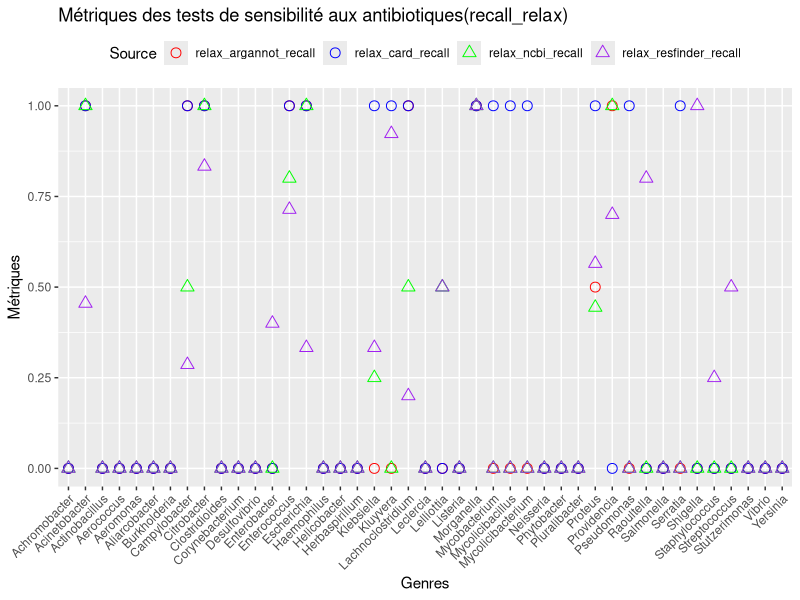
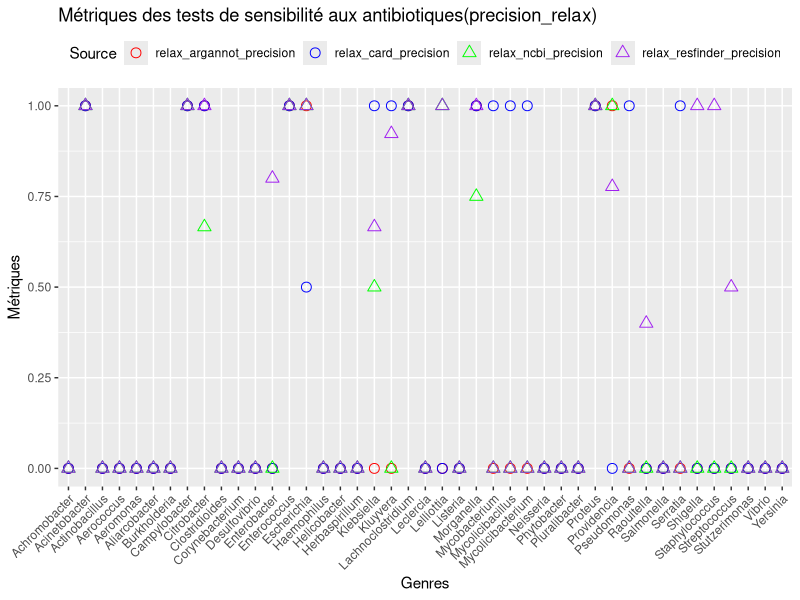
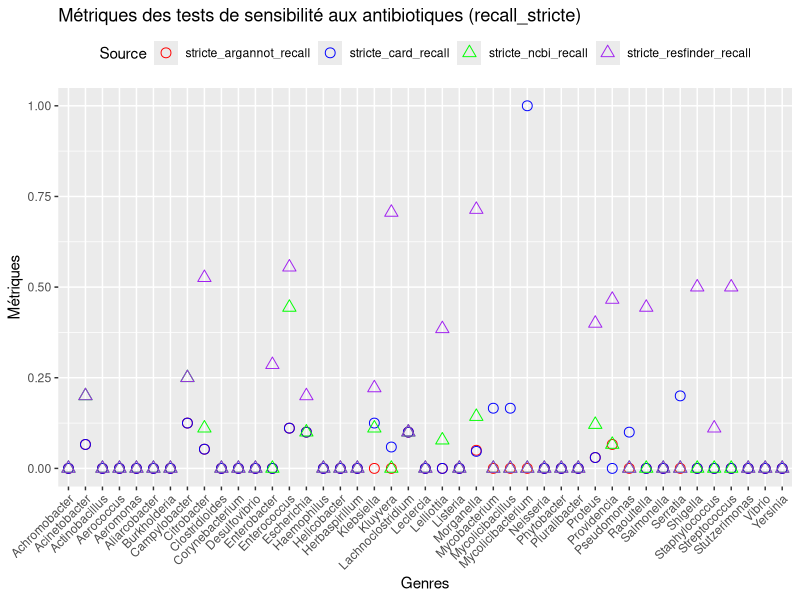
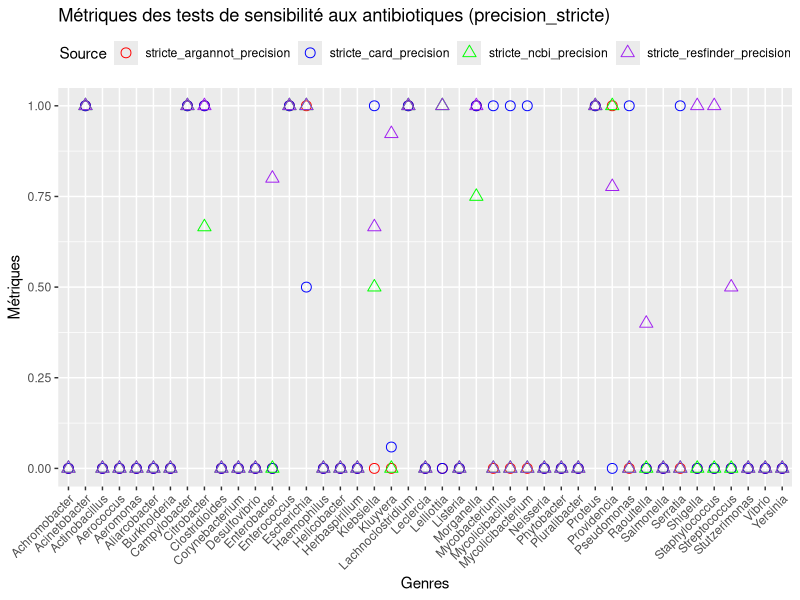
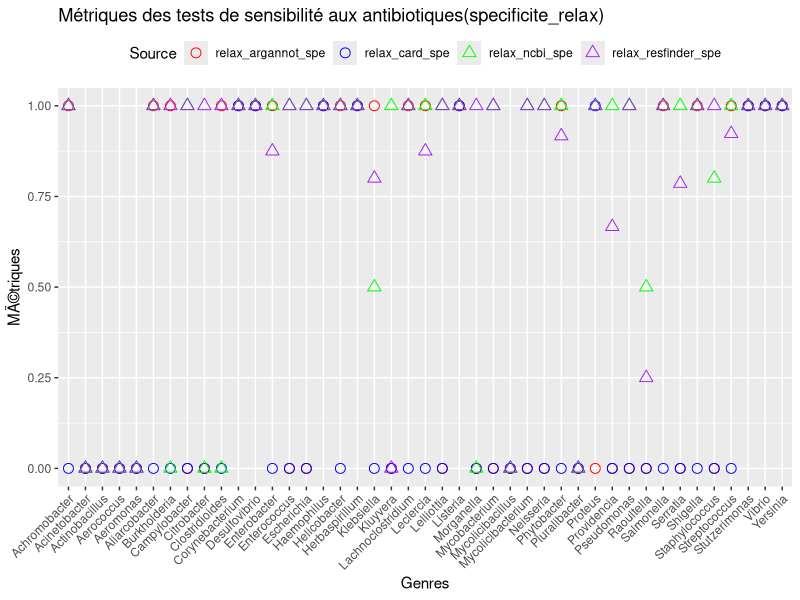
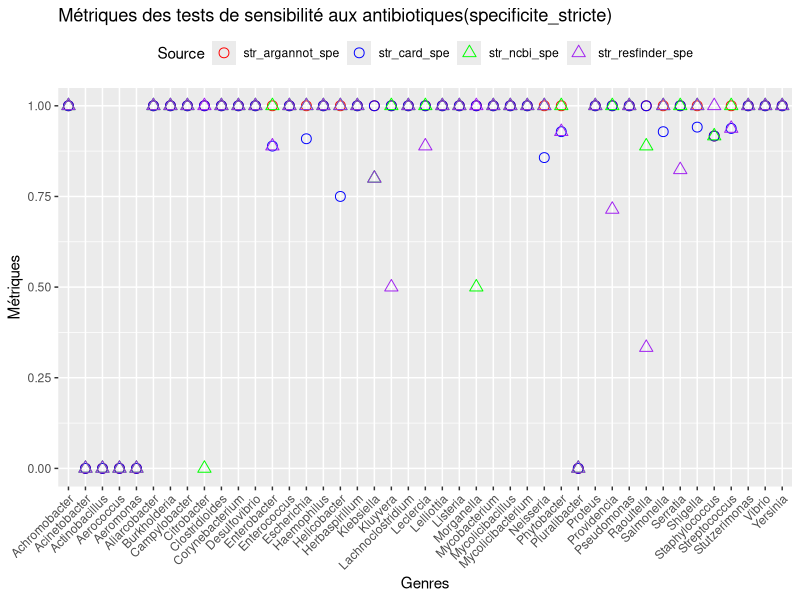
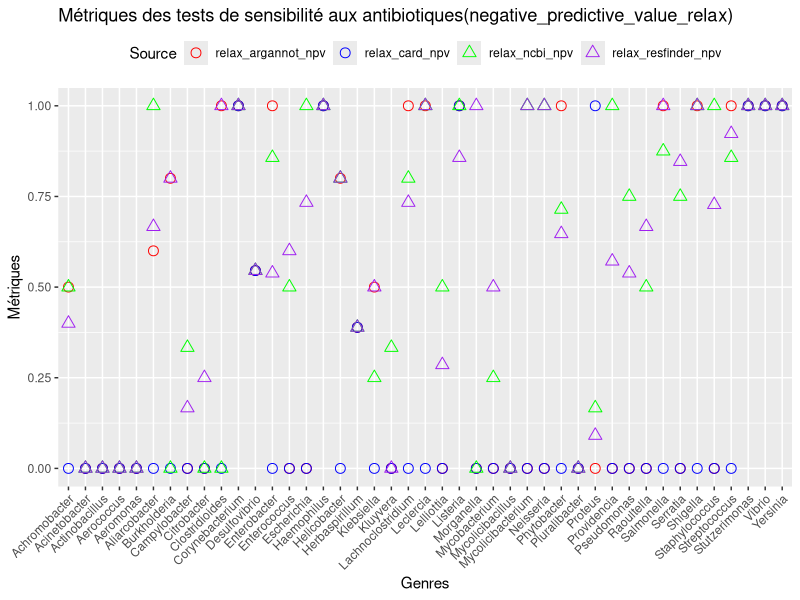
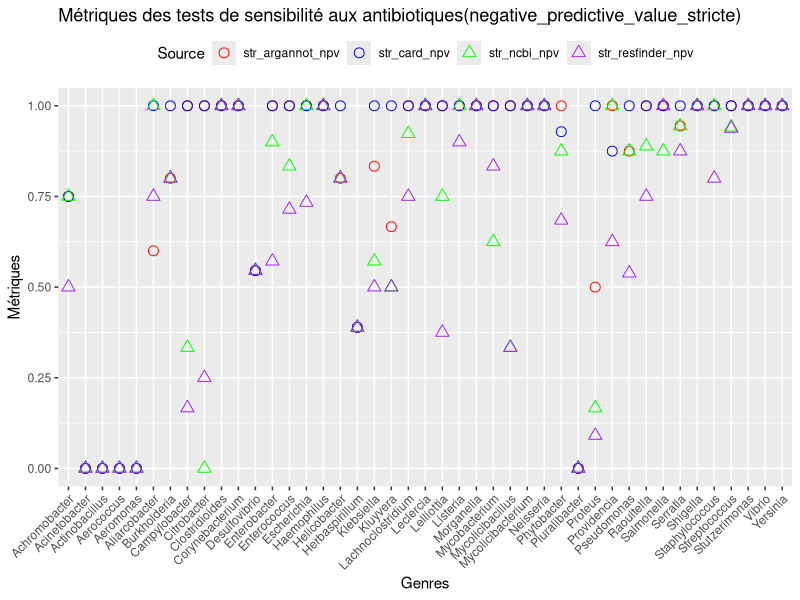

Write the R code that produced these figures, in order.
## ---- chunk 1
# Installer et charger la bibliothèque ggplot2
#install.packages("ggplot2")
library(ggplot2)
## ---- chunk 2
library(ggplot2)
library(tidyr)

donnees <- data.frame(
  Genres = c("Achromobacter", "Acinetobacter", "Actinobacillus", "Aerococcus", "Aeromonas", "Aliarcobacter", "Burkholderia", "Campylobacter", "Citrobacter", "Clostridioides", "Corynebacterium", "Desulfovibrio", "Enterobacter", "Enterococcus", "Escherichia", "Haemophilus", "Helicobacter", "Herbaspirillum", "Klebsiella", "Kluyvera", "Lachnoclostridium","Leclercia", "Lelliottia", "Listeria", "Morganella", "Mycobacterium", "Mycolicibacillus", "Mycolicibacterium", "Neisseria", "Phytobacter", "Pluralibacter","Proteus", "Providencia", "Pseudomonas", "Raoultella", "Salmonella", "Serratia", "Shigella", "Staphylococcus", "Streptococcus", "Stutzerimonas", "Vibrio", "Yersinia"),
  relax_argannot_recall = c(0,1,0,0,0,0,0,1,1, 0,0,0,0,1,1,0,0,0,0,0,1,0,0,0,1,0,0,0,0,0,0,0.5,1,0,0,0,0,0,0,0,0,0,0),
  relax_card_recall = c(0,1,0,0,0,0,0,1,1,0,0,0,0,1,1,0,0,0,1,1,1,0,0,0,1,1,1,1,0,0,0,1,0,1,0,0,1,0,0,0,0,0,0),
  relax_ncbi_recall = c(0,1,0,0,0,0,0,0.5,1,0,0,0,0,0.8,1,0,0,0,0.25,0,0.5,0,0.5,0,1,0,0,0,0,0,0,0.444,1,0,0,0,0,0,0,0,0,0,0),
  relax_resfinder_recall = c(0,0.455,0,0,0,0,0,0.286,0.833,0,0,0,0.4,0.714,0.333,0,0,0,0.333,0.923,0.2,0,0.5,0,1,0,0,0,0,0,0,0.565,0.7,0,0.8,0,0,1,0.25,0.5,0,0,0)
)

# Mettre les données en format long
donnees_long <- tidyr::pivot_longer(donnees, cols = -Genres, names_to = "Source", values_to = "Valeur")

# Créer le graphique à points
ggplot(donnees_long, aes(x = Genres, y = Valeur, color = Source, shape = Source)) +
  geom_point(size = 3) +
  theme(axis.text.x = element_text(angle = 45, hjust = 1)) +
  labs(x = "Genres", y = "Métriques", title = "Métriques des tests de sensibilité aux antibiotiques(recall_relax)") +
  scale_color_manual(values = c("relax_argannot_recall" = "red", "relax_card_recall" = "blue", "relax_ncbi_recall" = "green", "relax_resfinder_recall" = "purple")) +
  scale_shape_manual(values = c("relax_argannot_recall" = 1, "relax_card_recall" = 1, "relax_ncbi_recall" = 2, "relax_resfinder_recall" = 2)) +
  theme(legend.position = "top")
## ---- chunk 3
library(ggplot2)
library(tidyr)

donnees <- data.frame(
  Genres = c("Achromobacter", "Acinetobacter", "Actinobacillus", "Aerococcus", "Aeromonas", "Aliarcobacter", "Burkholderia", "Campylobacter", "Citrobacter", "Clostridioides", "Corynebacterium", "Desulfovibrio", "Enterobacter", "Enterococcus", "Escherichia", "Haemophilus", "Helicobacter", "Herbaspirillum", "Klebsiella", "Kluyvera", "Lachnoclostridium","Leclercia", "Lelliottia", "Listeria", "Morganella", "Mycobacterium", "Mycolicibacillus", "Mycolicibacterium", "Neisseria", "Phytobacter", "Pluralibacter","Proteus", "Providencia", "Pseudomonas", "Raoultella", "Salmonella", "Serratia", "Shigella", "Staphylococcus", "Streptococcus", "Stutzerimonas", "Vibrio", "Yersinia"),
relax_argannot_precision = c(0,1,0,0, 0,0,0,1,1, 0, 0,0,0,1,1,0,0,0,0,0,1,0,0,0,1,0,0,0,0,0,0,1,1,0,0,0,0,0,0,0,0,0,0),
relax_card_precision = c(0,1,0,0,0,0,0,1,1,0,0,0,0,1,0.5,0,0,0,1,1,1,0,0,0,1,1,1,1,0,0,0,1,0,1,0,0,1,0,0,0,0,0,0),
relax_ncbi_precision = c(0,1,0,0,0,0,0,1,0.666,0,0,0,0,1,1,0,0,0,0.5,0,1,0,1,0,0.75,0,0,0,0,0,0,1,1,0,0,0,0,0,0,0,0,0,0),
relax_resfinder_precision = c(0,1,0,0,0,0,0,1,1,0,0,0,0.8,1,1,0,0,0,0.666,0.923,1,0,1,0,1,0,0,0,0,0,0,1,0.777,0,0.4,0,0,1,1,0.5,0,0,0)
)

# Mettre les données en format long
donnees_long <- tidyr::pivot_longer(donnees, cols = -Genres, names_to = "Source", values_to = "Valeur")

# Créer le graphique à points
ggplot(donnees_long, aes(x = Genres, y = Valeur, color = Source, shape = Source)) +
  geom_point(size = 3) +
  theme(axis.text.x = element_text(angle = 45, hjust = 1)) +
  labs(x = "Genres", y = "Métriques", title = "Métriques des tests de sensibilité aux antibiotiques(precision_relax)") +
  scale_color_manual(values = c("relax_argannot_precision" = "red", "relax_card_precision" = "blue", "relax_ncbi_precision" = "green", "relax_resfinder_precision" = "purple")) +
  scale_shape_manual(values = c("relax_argannot_precision" = 1, "relax_card_precision" = 1, "relax_ncbi_precision" = 2, "relax_resfinder_precision" = 2)) +
  theme(legend.position = "top")
## ---- chunk 4
library(ggplot2)
library(tidyr)

donnees <- data.frame(
  Genres = c("Achromobacter", "Acinetobacter", "Actinobacillus", "Aerococcus", "Aeromonas", "Aliarcobacter", "Burkholderia", "Campylobacter", "Citrobacter", "Clostridioides", "Corynebacterium", "Desulfovibrio", "Enterobacter", "Enterococcus", "Escherichia", "Haemophilus", "Helicobacter", "Herbaspirillum", "Klebsiella", "Kluyvera", "Lachnoclostridium","Leclercia", "Lelliottia", "Listeria", "Morganella", "Mycobacterium", "Mycolicibacillus", "Mycolicibacterium", "Neisseria", "Phytobacter", "Pluralibacter","Proteus", "Providencia", "Pseudomonas", "Raoultella", "Salmonella", "Serratia", "Shigella", "Staphylococcus", "Streptococcus", "Stutzerimonas", "Vibrio", "Yersinia"),
stricte_argannot_recall = c(0,0.066,0,0,0,0,0, 0.125, 0.053,0,0,0,0,0.111,0.1,0,0,0,0,0,0.1,0,0,0,0.05,0,0,0,0,0,0,0.030,0.066,0,0,0,0,0,0,0,0,0,0),
stricte_card_recall = c(0,0.066,0,0,0,0,0,0.125,0.053,0,0,0,0,0.111,0.1,0,0,0,0.125,0.059,0.1,0,0,0,0.047,0.166,0.166,1,0,0,0,0.030,0,0.1,0,0,0.2,0,0,0,0,0,0),
stricte_ncbi_recall = c(0,0.2,0,0,0,0,0,0.25,0.111,0,0,0,0,0.444,0.1,0,0,0,0.111,0,0.1,0,0.078,0,0.143,0,0,0,0,0,0,0.121,0.066,0,0,0,0,0,0,0,0,0,0),
stricte_resfinder_recall = c(0,0.2,0,0,0,0,0,0.25,0.526,0,0,0,0.286,0.555,0.2,0,0,0,0.222,0.706,0.1,0,0.385,0,0.714,0,0,0,0,0,0,0.4,0.466,0,0.444,0,0,0.5,0.111,0.5,0,0,0)
)

# Mettre les données en format long
donnees_long <- tidyr::pivot_longer(donnees, cols = -Genres, names_to = "Source", values_to = "Valeur")

# Créer le graphique à points
ggplot(donnees_long, aes(x = Genres, y = Valeur, color = Source, shape = Source)) +
  geom_point(size = 3) +
  theme(axis.text.x = element_text(angle = 45, hjust = 1)) +
  labs(x = "Genres", y = "Métriques", title = "Métriques des tests de sensibilité aux antibiotiques (recall_stricte)") +
  scale_color_manual(values = c("stricte_argannot_recall" = "red", "stricte_card_recall" = "blue", "stricte_ncbi_recall" = "green", "stricte_resfinder_recall" = "purple")) +
  scale_shape_manual(values = c("stricte_argannot_recall" = 1, "stricte_card_recall" = 1, "stricte_ncbi_recall" = 2, "stricte_resfinder_recall" = 2)) +
  theme(legend.position = "top")
## ---- chunk 5
library(ggplot2)
library(tidyr)

donnees <- data.frame(
  Genres = c("Achromobacter", "Acinetobacter", "Actinobacillus", "Aerococcus", "Aeromonas", "Aliarcobacter", "Burkholderia", "Campylobacter", "Citrobacter", "Clostridioides", "Corynebacterium", "Desulfovibrio", "Enterobacter", "Enterococcus", "Escherichia", "Haemophilus", "Helicobacter", "Herbaspirillum", "Klebsiella", "Kluyvera", "Lachnoclostridium","Leclercia", "Lelliottia", "Listeria", "Morganella", "Mycobacterium", "Mycolicibacillus", "Mycolicibacterium", "Neisseria", "Phytobacter", "Pluralibacter","Proteus", "Providencia", "Pseudomonas", "Raoultella", "Salmonella", "Serratia", "Shigella", "Staphylococcus", "Streptococcus", "Stutzerimonas", "Vibrio", "Yersinia"),
stricte_argannot_precision = c(0, 1,0,0,0, 0,0,1,1,0,0,0,0,1,1,0,0,0,0,0,1,0,0,0,1,0,0,0,0,0,0,1,1,0,0,0,0,0,0,0,0,0,0),
stricte_card_precision = c(0,1,0,0,0,0,0,1,1,0,0,0,0,1,0.5,0,0,0,1,0.059,1,0,0,0,1,1,1,1,0,0,0,1,0,1,0,0,1,0,0,0,0,0,0),
stricte_ncbi_precision = c(0,1,0,0,0,0,0,1,0.666,0,0,0,0,1,1,0,0,0,0.5,0,1,0,1,0,0.75,0,0,0,0,0,0,1,1,0,0,0,0,0,0,0,0,0,0),
stricte_resfinder_precision = c(0,1,0,0,0,0,0,1,1,0,0,0,0.8,1,1,0,0,0,0.666,0.923,1,0,1,0,1,0,0,0,0,0,0,1,0.777,0,0.4,0,0,1,1,0.5,0,0,0)
)

# Mettre les données en format long
donnees_long <- tidyr::pivot_longer(donnees, cols = -Genres, names_to = "Source", values_to = "Valeur")

# Créer le graphique à points
ggplot(donnees_long, aes(x = Genres, y = Valeur, color = Source, shape = Source)) +
  geom_point(size = 3) +
  theme(axis.text.x = element_text(angle = 45, hjust = 1)) +
  labs(x = "Genres", y = "Métriques", title = "Métriques des tests de sensibilité aux antibiotiques (precision_stricte)") +
  scale_color_manual(values = c("stricte_argannot_precision" = "red", "stricte_card_precision" = "blue", "stricte_ncbi_precision" = "green", "stricte_resfinder_precision" = "purple")) +
  scale_shape_manual(values = c("stricte_argannot_precision" = 1, "stricte_card_precision" = 1, "stricte_ncbi_precision" = 2, "stricte_resfinder_precision" = 2)) +
  theme(legend.position = "top")
## ---- chunk 6
library(ggplot2)
library(tidyr)

donnees <- data.frame(
  Genres = c("Achromobacter", "Acinetobacter", "Actinobacillus", "Aerococcus", "Aeromonas", "Aliarcobacter", "Burkholderia", "Campylobacter", "Citrobacter", "Clostridioides", "Corynebacterium", "Desulfovibrio", "Enterobacter", "Enterococcus", "Escherichia", "Haemophilus", "Helicobacter", "Herbaspirillum", "Klebsiella", "Kluyvera", "Lachnoclostridium","Leclercia", "Lelliottia", "Listeria", "Morganella", "Mycobacterium", "Mycolicibacillus", "Mycolicibacterium", "Neisseria", "Phytobacter", "Pluralibacter","Proteus", "Providencia", "Pseudomonas", "Raoultella", "Salmonella", "Serratia", "Shigella", "Staphylococcus", "Streptococcus", "Stutzerimonas", "Vibrio", "Yersinia"),
  relax_argannot_spe = c(1.0, 0, 0, 0, 0, 1.0, 1.0, 0, 0, 1.0, 1.0, 1.0, 1.0, 0, 0, 1.0, 1.0, 1.0, 1.0, 0, 1.0, 1.0, 0, 1.0, 0, 0, 0, 0, 0, 1.0, 0, 0, 0, 0, 0, 1.0, 0, 1.0, 0.0, 1.0, 1.0, 1.0, 1.0),
  relax_card_spe = c(0, 0, 0, 0, 0, 0, 0, 0, 0, 0, 1.0, 1.0, 0.0, 0, 0.0, 1.0, 0.0, 1.0, 0, 0, 0, 0, 0, 1.0, 0, 0, 0, 0, 0.0, 0.0, 0, 1.0, 0, 0, 0, 0.0, 0, 0.0, 0.0, 0.0, 1.0, 1.0, 1.0),
  relax_ncbi_spe = c(1.0, 0, 0, 0, 0, 1.0, 0, 1.0, 0.0, 0, 1.0, 1.0, 1.0, 1.0, 1.0, 1.0, 1.0, 1.0, 0.5, 1.0, 1.0, 1.0, 1.0, 1.0, 0.0, 1.0, 0, 1.0, 1.0, 1.0, 0, 1.0, 1.0, 1.0, 0.5, 1.0, 1.0, 1.0, 0.8, 1.0, 1.0, 1.0, 1.0),
  relax_resfinder_spe = c(1.0, 0, 0, 0, 0, 1.0, 1.0, 1.0, 1.0, 1.0, 1.0, 1.0, 0.875, 1.0, 1.0, 1.0, 1.0, 1.0, 0.8, 0.0, 1.0, 0.875, 1.0, 1.0, 1.0, 1.0, 0, 1.0, 1.0, 0.9166666666666666, 0, 1.0, 0.6666666666666666, 1.0, 0.25, 1.0, 0.7857142857142857, 1.0, 1.0, 0.9230769230769231, 1.0, 1.0, 1.0)
)

# Mettre les donnÃ©es en format long
donnees_long <- tidyr::pivot_longer(donnees, cols = -Genres, names_to = "Source", values_to = "Valeur")

# CrÃ©er le graphique Ã  points
ggplot(donnees_long, aes(x = Genres, y = Valeur, color = Source, shape = Source)) +
  geom_point(size = 3) +
  theme(axis.text.x = element_text(angle = 45, hjust = 1)) +
  labs(x = "Genres", y = "MÃ©triques", title = "Métriques des tests de sensibilité aux antibiotiques(specificite_relax)") +
  scale_color_manual(values = c("relax_argannot_spe" = "red", "relax_card_spe" = "blue", "relax_ncbi_spe" = "green", "relax_resfinder_spe" = "purple")) +
  scale_shape_manual(values = c("relax_argannot_spe" = 1, "relax_card_spe" = 1, "relax_ncbi_spe" = 2, "relax_resfinder_spe" = 2)) +
  theme(legend.position = "top")
## ---- chunk 7
donnees <- data.frame(
  Genres = c("Achromobacter", "Acinetobacter", "Actinobacillus", "Aerococcus", "Aeromonas", "Aliarcobacter", "Burkholderia", "Campylobacter", "Citrobacter", "Clostridioides", "Corynebacterium", "Desulfovibrio", "Enterobacter", "Enterococcus", "Escherichia", "Haemophilus", "Helicobacter", "Herbaspirillum", "Klebsiella", "Kluyvera", "Lachnoclostridium","Leclercia", "Lelliottia", "Listeria", "Morganella", "Mycobacterium", "Mycolicibacillus", "Mycolicibacterium", "Neisseria", "Phytobacter", "Pluralibacter","Proteus", "Providencia", "Pseudomonas", "Raoultella", "Salmonella", "Serratia", "Shigella", "Staphylococcus", "Streptococcus", "Stutzerimonas", "Vibrio", "Yersinia"),
  str_argannot_spe = c(1.0, 0, 0, 0, 0, 1.0, 1.0, 1.0, 1.0, 1.0, 1.0, 1.0, 1.0, 1.0, 1.0, 1.0, 1.0, 1.0, 1.0, 1.0, 1.0, 1.0, 1.0, 1.0, 1.0, 1.0, 1.0, 1.0, 1.0, 1.0, 0, 1.0, 1.0, 1.0, 1.0, 1.0, 1.0, 1.0, 0.9166666666666666, 1.0, 1.0, 1.0, 1.0),
  str_card_spe = c(1.0, 0, 0, 0, 0, 1.0, 1.0, 1.0, 1.0, 1.0, 1.0, 1.0, 0.8888888888888888, 1.0, 0.9090909090909091, 1.0, 0.75, 1.0, 1.0, 1.0, 1.0, 1.0, 1.0, 1.0, 1.0, 1.0, 1.0, 1.0, 0.8571428571428571, 0.9285714285714286, 0, 1.0, 1.0, 1.0, 1.0, 0.9285714285714286, 1.0, 0.9411764705882353, 0.9166666666666666, 0.9375, 1.0, 1.0, 1.0),
  str_ncbi_spe = c(1.0, 0, 0, 0, 0, 1.0, 1.0, 1.0, 0.0, 1.0, 1.0, 1.0, 1.0, 1.0, 1.0, 1.0, 1.0, 1.0, 0.8, 1.0, 1.0, 1.0, 1.0, 1.0, 0.5, 1.0, 1.0, 1.0, 1.0, 1.0, 0, 1.0, 1.0, 1.0, 0.8888888888888888, 1.0, 1.0, 1.0, 0.9166666666666666, 1.0, 1.0, 1.0, 1.0),
  str_resfinder_spe = c(1.0, 0, 0, 0, 0, 1.0, 1.0, 1.0, 1.0, 1.0, 1.0, 1.0, 0.8888888888888888, 1.0, 1.0, 1.0, 1.0, 1.0, 0.8, 0.5, 1.0, 0.8888888888888888, 1.0, 1.0, 1.0, 1.0, 1.0, 1.0, 1.0, 0.9285714285714286, 0, 1.0, 0.7142857142857143, 1.0, 0.3333333333333333, 1.0, 0.8235294117647058, 1.0, 1.0, 0.9375, 1.0, 1.0, 1.0)
)

# Mettre les donnÃ©es en format long
donnees_long <- tidyr::pivot_longer(donnees, cols = -Genres, names_to = "Source", values_to = "Valeur")

# CrÃ©er le graphique Ã  points
ggplot(donnees_long, aes(x = Genres, y = Valeur, color = Source, shape = Source)) +
  geom_point(size = 3) +
  theme(axis.text.x = element_text(angle = 45, hjust = 1)) +
  labs(x = "Genres", y = "Métriques", title = "Métriques des tests de sensibilité aux antibiotiques(specificite_stricte)") +
  scale_color_manual(values = c("str_argannot_spe" = "red", "str_card_spe" = "blue", "str_ncbi_spe" = "green", "str_resfinder_spe" = "purple")) +
  scale_shape_manual(values = c("str_argannot_spe" = 1, "str_card_spe" = 1, "str_ncbi_spe" = 2, "str_resfinder_spe" = 2)) +
  theme(legend.position = "top")
## ---- chunk 8
donnees <- data.frame(
  Genres = c("Achromobacter", "Acinetobacter", "Actinobacillus", "Aerococcus", "Aeromonas", "Aliarcobacter", "Burkholderia", "Campylobacter", "Citrobacter", "Clostridioides", "Corynebacterium", "Desulfovibrio", "Enterobacter", "Enterococcus", "Escherichia", "Haemophilus", "Helicobacter", "Herbaspirillum", "Klebsiella", "Kluyvera", "Lachnoclostridium","Leclercia", "Lelliottia", "Listeria", "Morganella", "Mycobacterium", "Mycolicibacillus", "Mycolicibacterium", "Neisseria", "Phytobacter", "Pluralibacter","Proteus", "Providencia", "Pseudomonas", "Raoultella", "Salmonella", "Serratia", "Shigella", "Staphylococcus", "Streptococcus", "Stutzerimonas", "Vibrio", "Yersinia"),
  relax_argannot_npv = c(0.5, 0, 0, 0, 0, 0.6, 0.8, 0, 0, 1.0, 1.0, 0.5454545454545454, 1.0, 0, 0, 1.0, 0.8, 0.3888888888888889, 0.5, 0.0, 1.0, 1.0, 0, 1.0, 0, 0, 0, 0, 0, 1.0, 0, 0.0, 0, 0.0, 0, 1.0, 0.0, 1.0, 0, 1.0, 1.0, 1.0, 1.0),
  relax_card_npv = c(0.0, 0, 0, 0, 0, 0, 0, 0, 0, 0, 1.0, 0.5454545454545454, 0, 0, 0, 1.0, 0, 0.3888888888888889, 0, 0, 0, 0, 0, 1.0, 0, 0, 0, 0, 0, 0.0, 0, 1.0, 0.0, 0, 0, 0, 0, 0, 0, 0, 1.0, 1.0, 1.0),
  relax_ncbi_npv = c(0.5, 0, 0, 0, 0, 1.0, 0.0, 0.3333333333333333, 0, 0, 1.0, 0.5454545454545454, 0.8571428571428571, 0.5, 1.0, 1.0, 0.8, 0.3888888888888889, 0.25, 0.3333333333333333, 0.8, 1.0, 0.5, 1.0, 0, 0.25, 0.0, 1.0, 1.0, 0.7142857142857143, 0, 0.16666666666666666, 1.0, 0.75, 0.5, 0.875, 0.75, 1.0, 1.0, 0.8571428571428571, 1.0, 1.0, 1.0),
  relax_resfinder_npv = c(0.4, 0.0, 0, 0, 0.0, 0.6666666666666666, 0.8, 0.16666666666666666, 0.25, 1.0, 1.0, 0.5454545454545454, 0.5384615384615384, 0.6, 0.7333333333333333, 1.0, 0.8, 0.3888888888888889, 0.5, 0.0, 0.7333333333333333, 1.0, 0.2857142857142857, 0.8571428571428571, 1.0, 0.5, 0.0, 1.0, 1.0, 0.6470588235294118, 0, 0.09090909090909091, 0.5714285714285714, 0.5384615384615384, 0.6666666666666666, 1.0, 0.8461538461538461, 1.0, 0.7272727272727273, 0.9230769230769231, 1.0, 1.0, 1.0)
)

# Mettre les donnÃ©es en format long
donnees_long <- tidyr::pivot_longer(donnees, cols = -Genres, names_to = "Source", values_to = "Valeur")

# CrÃ©er le graphique Ã  points
ggplot(donnees_long, aes(x = Genres, y = Valeur, color = Source, shape = Source)) +
  geom_point(size = 3) +
  theme(axis.text.x = element_text(angle = 45, hjust = 1)) +
  labs(x = "Genres", y = "Métriques", title = "Métriques des tests de sensibilité aux antibiotiques(negative_predictive_value_relax)") +
  scale_color_manual(values = c("relax_argannot_npv" = "red", "relax_card_npv" = "blue", "relax_ncbi_npv" = "green", "relax_resfinder_npv" = "purple")) +
  scale_shape_manual(values = c("relax_argannot_npv" = 1, "relax_card_npv" = 1, "relax_ncbi_npv" = 2, "relax_resfinder_npv" = 2)) +
  theme(legend.position = "top")
## ---- chunk 9
donnees <- data.frame(
  Genres = c("Achromobacter", "Acinetobacter", "Actinobacillus", "Aerococcus", "Aeromonas", "Aliarcobacter", "Burkholderia", "Campylobacter", "Citrobacter", "Clostridioides", "Corynebacterium", "Desulfovibrio", "Enterobacter", "Enterococcus", "Escherichia", "Haemophilus", "Helicobacter", "Herbaspirillum", "Klebsiella", "Kluyvera", "Lachnoclostridium","Leclercia", "Lelliottia", "Listeria", "Morganella", "Mycobacterium", "Mycolicibacillus", "Mycolicibacterium", "Neisseria", "Phytobacter", "Pluralibacter","Proteus", "Providencia", "Pseudomonas", "Raoultella", "Salmonella", "Serratia", "Shigella", "Staphylococcus", "Streptococcus", "Stutzerimonas", "Vibrio", "Yersinia"),
  str_argannot_npv = c(0.75, 0, 0, 0, 0, 0.6, 0.8, 1.0, 1.0, 1.0, 1.0, 0.5454545454545454, 1.0, 1.0, 1.0, 1.0, 0.8, 0.3888888888888889, 0.8333333333333334, 0.6666666666666666, 1.0, 1.0, 1.0, 1.0, 1.0, 1.0, 1.0, 1.0, 1.0, 1.0, 0, 0.5, 1.0, 0.875, 1.0, 1.0, 0.9444444444444444, 1.0, 1.0, 1.0, 1.0, 1.0, 1.0),
  str_card_npv = c(0.75, 0, 0, 0, 0, 1.0, 1.0, 1.0, 1.0, 1.0, 1.0, 0.5454545454545454, 1.0, 1.0, 1.0, 1.0, 1.0, 0.3888888888888889, 1.0, 1.0, 1.0, 1.0, 1.0, 1.0, 1.0, 1.0, 1.0, 1.0, 1.0, 0.9285714285714286, 0, 1.0, 0.875, 1.0, 1.0, 1.0, 1.0, 1.0, 1.0, 1.0, 1.0, 1.0, 1.0),
  str_ncbi_npv = c(0.75, 0, 0, 0, 0, 1.0, 0.8, 0.3333333333333333, 0, 1.0, 1.0, 0.5454545454545454, 0.9, 0.8333333333333334, 1.0, 1.0, 0.8, 0.3888888888888889, 0.5714285714285714, 0.5, 0.9230769230769231, 1.0, 0.75, 1.0, 1.0, 0.625, 0.3333333333333333, 1.0, 1.0, 0.875, 0, 0.16666666666666666, 1.0, 0.875, 0.8888888888888888, 0.875, 0.9444444444444444, 1.0, 1.0, 0.9411764705882353, 1.0, 1.0, 1.0),
  str_resfinder_npv = c(0.5, 0.0, 0, 0, 0.0, 0.75, 0.8, 0.16666666666666666, 0.25, 1.0, 1.0, 0.5454545454545454, 0.5714285714285714, 0.7142857142857143, 0.7333333333333333, 1.0, 0.8, 0.3888888888888889, 0.5, 0.5, 0.75, 1.0, 0.375, 0.9, 1.0, 0.8333333333333334, 0.3333333333333333, 1.0, 1.0, 0.6842105263157895, 0, 0.09090909090909091, 0.625, 0.5384615384615384, 0.75, 1.0, 0.875, 1.0, 0.8, 0.9375, 1.0, 1.0, 1.0)
)

# Mettre les donnÃ©es en format long
donnees_long <- tidyr::pivot_longer(donnees, cols = -Genres, names_to = "Source", values_to = "Valeur")

# CrÃ©er le graphique Ã  points
ggplot(donnees_long, aes(x = Genres, y = Valeur, color = Source, shape = Source)) +
  geom_point(size = 3) +
  theme(axis.text.x = element_text(angle = 45, hjust = 1)) +
  labs(x = "Genres", y = "Métriques", title = "Métriques des tests de sensibilité aux antibiotiques(negative_predictive_value_stricte)") +
  scale_color_manual(values = c("str_argannot_npv" = "red", "str_card_npv" = "blue", "str_ncbi_npv" = "green", "str_resfinder_npv" = "purple")) +
  scale_shape_manual(values = c("str_argannot_npv" = 1, "str_card_npv" = 1, "str_ncbi_npv" = 2, "str_resfinder_npv" = 2)) +
  theme(legend.position = "top")
## ---- chunk 10
donnees <- data.frame(
  Genres = c("Achromobacter", "Acinetobacter", "Actinobacillus", "Aerococcus", "Aeromonas", "Aliarcobacter", "Burkholderia", "Campylobacter", "Citrobacter", "Clostridioides", "Corynebacterium", "Desulfovibrio", "Enterobacter", "Enterococcus", "Escherichia", "Haemophilus", "Helicobacter", "Herbaspirillum", "Klebsiella", "Kluyvera", "Lachnoclostridium","Leclercia", "Lelliottia", "Listeria", "Morganella", "Mycobacterium", "Mycolicibacillus", "Mycolicibacterium", "Neisseria", "Phytobacter", "Pluralibacter","Proteus", "Providencia", "Pseudomonas", "Raoultella", "Salmonella", "Serratia", "Shigella", "Staphylococcus", "Streptococcus", "Stutzerimonas", "Vibrio", "Yersinia"),
  relax_argannot_acc = c(0.5, 1.0, 0, 0, 0, 0.6, 0.8, 1.0, 1.0, 1.0, 1.0, 0.5454545454545454, 1.0, 1.0, 1.0, 1.0, 0.8, 0.3888888888888889, 0.5, 0.0, 1.0, 1.0, 0, 1.0, 1.0, 0, 0, 0, 0, 1.0, 0, 0.5, 1.0, 0.0, 0, 1.0, 0.0, 1.0, 0.0, 1.0, 1.0, 1.0, 1.0),
  relax_card_acc = c(0.0, 1.0, 0, 0, 0, 0, 0, 1.0, 1.0, 0, 1.0, 0.5454545454545454, 0.0, 1.0, 0.5, 1.0, 0.0, 0.3888888888888889, 1.0, 1.0, 1.0, 0, 0, 1.0, 1.0, 1.0, 1.0, 1.0, 0.0, 0.0, 0, 1.0, 0.0, 1.0, 0, 0.0, 1.0, 0.0, 0.0, 0.0, 1.0, 1.0, 1.0),
  relax_ncbi_acc = c(0.5, 1.0, 0, 0, 0, 1.0, 0.0, 0.6, 0.75, 0, 1.0, 0.5454545454545454, 0.8571428571428571, 0.8333333333333334, 1.0, 1.0, 0.8, 0.3888888888888889, 0.3333333333333333, 0.3333333333333333, 0.8333333333333334, 1.0, 0.6666666666666666, 1.0, 0.75, 0.25, 0.0, 1.0, 1.0, 0.7142857142857143, 0, 0.5, 1.0, 0.75, 0.3333333333333333, 0.875, 0.75, 1.0, 0.8, 0.8571428571428571, 1.0, 1.0, 1.0),
  relax_resfinder_acc = c(0.4, 0.45454545454545453, 0, 0, 0.0, 0.6666666666666666, 0.8, 0.375, 0.7857142857142857, 1.0, 1.0, 0.5454545454545454, 0.6111111111111112, 0.8, 0.7647058823529411, 1.0, 0.8, 0.3888888888888889, 0.5454545454545454, 0.8571428571428571, 0.75, 0.875, 0.5833333333333334, 0.8571428571428571, 1.0, 0.5, 0.0, 1.0, 1.0, 0.6111111111111112, 0, 0.6, 0.6875, 0.5384615384615384, 0.46153846153846156, 1.0, 0.6875, 1.0, 0.75, 0.8666666666666667, 1.0, 1.0, 1.0)
)

# Mettre les donnÃ©es en format long
donnees_long <- tidyr::pivot_longer(donnees, cols = -Genres, names_to = "Source", values_to = "Valeur")

# CrÃ©er le graphique Ã  points
ggplot(donnees_long, aes(x = Genres, y = Valeur, color = Source, shape = Source)) +
  geom_point(size = 3) +
  theme(axis.text.x = element_text(angle = 45, hjust = 1)) +
  labs(x = "Genres", y = "Métriques", title = "Métriques des tests de sensibilité aux antibiotiques(accuracy_relax)") +
  scale_color_manual(values = c("relax_argannot_acc" = "red", "relax_card_acc" = "blue", "relax_ncbi_acc" = "green", "relax_resfinder_acc" = "purple")) +
  scale_shape_manual(values = c("relax_argannot_acc" = 1, "relax_card_acc" = 1, "relax_ncbi_acc" = 2, "relax_resfinder_acc" = 2)) +
  theme(legend.position = "top")
## ---- chunk 11
donnees <- data.frame(
  Genres = c("Achromobacter", "Acinetobacter", "Actinobacillus", "Aerococcus", "Aeromonas", "Aliarcobacter", "Burkholderia", "Campylobacter", "Citrobacter", "Clostridioides", "Corynebacterium", "Desulfovibrio", "Enterobacter", "Enterococcus", "Escherichia", "Haemophilus", "Helicobacter", "Herbaspirillum", "Klebsiella", "Kluyvera", "Lachnoclostridium","Leclercia", "Lelliottia", "Listeria", "Morganella", "Mycobacterium", "Mycolicibacillus", "Mycolicibacterium", "Neisseria", "Phytobacter", "Pluralibacter","Proteus", "Providencia", "Pseudomonas", "Raoultella", "Salmonella", "Serratia", "Shigella", "Staphylococcus", "Streptococcus", "Stutzerimonas", "Vibrio", "Yersinia"),
  str_argannot_acc = c(0.75, 1.0, 0, 0, 0, 0.6, 0.8, 1.0, 1.0, 1.0, 1.0, 0.5454545454545454, 1.0, 1.0, 1.0, 1.0, 0.8, 0.3888888888888889, 0.8333333333333334, 0.6666666666666666, 1.0, 1.0, 1.0, 1.0, 1.0, 1.0, 1.0, 1.0, 1.0, 1.0, 0, 0.6666666666666666, 1.0, 0.875, 1.0, 1.0, 0.9444444444444444, 1.0, 0.9166666666666666, 1.0, 1.0, 1.0, 1.0),
  str_card_acc = c(0.75, 1.0, 0, 0, 0, 1.0, 1.0, 1.0, 1.0, 1.0, 1.0, 0.5454545454545454, 0.8888888888888888, 1.0, 0.9166666666666666, 1.0, 0.75, 0.3888888888888889, 1.0, 1.0, 1.0, 1.0, 1.0, 1.0, 1.0, 1.0, 1.0, 1.0, 0.8571428571428571, 0.8666666666666667, 0, 1.0, 0.875, 1.0, 1.0, 0.9285714285714286, 1.0, 0.9411764705882353, 0.9166666666666666, 0.9375, 1.0, 1.0, 1.0),
  str_ncbi_acc = c(0.75, 1.0, 0, 0, 0, 1.0, 0.8, 0.6, 0.75, 1.0, 1.0, 0.5454545454545454, 0.9, 0.9, 1.0, 1.0, 0.8, 0.3888888888888889, 0.5555555555555556, 0.5, 0.9285714285714286, 1.0, 0.8, 1.0, 0.8, 0.625, 0.3333333333333333, 1.0, 1.0, 0.875, 0, 0.5, 1.0, 0.875, 0.8, 0.875, 0.9444444444444444, 1.0, 0.9166666666666666, 0.9411764705882353, 1.0, 1.0, 1.0),
  str_resfinder_acc = c(0.5, 0.45454545454545453, 0, 0, 0.0, 0.75, 0.8, 0.375, 0.7857142857142857, 1.0, 1.0, 0.5454545454545454, 0.631578947368421, 0.8333333333333334, 0.7647058823529411, 1.0, 0.8, 0.3888888888888889, 0.5454545454545454, 0.8666666666666667, 0.7647058823529411, 0.8888888888888888, 0.6153846153846154, 0.9, 1.0, 0.8333333333333334, 0.3333333333333333, 1.0, 1.0, 0.65, 0, 0.6, 0.7058823529411765, 0.5384615384615384, 0.5, 1.0, 0.7368421052631579, 1.0, 0.8125, 0.8888888888888888, 1.0, 1.0, 1.0)
)

# Mettre les donnÃ©es en format long
donnees_long <- tidyr::pivot_longer(donnees, cols = -Genres, names_to = "Source", values_to = "Valeur")

# CrÃ©er le graphique Ã  points
ggplot(donnees_long, aes(x = Genres, y = Valeur, color = Source, shape = Source)) +
  geom_point(size = 3) +
  theme(axis.text.x = element_text(angle = 45, hjust = 1)) +
  labs(x = "Genres", y = "Métriques", title = "Métriques des tests de sensibilité aux antibiotiques(accuracy_stricte)") +
  scale_color_manual(values = c("str_argannot_acc" = "red", "str_card_acc" = "blue", "str_ncbi_acc" = "green", "str_resfinder_acc" = "purple")) +
  scale_shape_manual(values = c("str_argannot_acc" = 1, "str_card_acc" = 1, "str_ncbi_acc" = 2, "str_resfinder_acc" = 2)) +
  theme(legend.position = "top")
